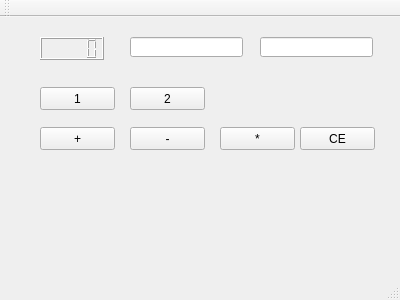
<?xml version="1.0" encoding="UTF-8"?>
<ui version="4.0">
 <class>lcd_widget</class>
 <widget class="QMainWindow" name="lcd_widget">
  <property name="geometry">
   <rect>
    <x>0</x>
    <y>0</y>
    <width>400</width>
    <height>300</height>
   </rect>
  </property>
  <property name="windowTitle">
   <string>lcd_widget</string>
  </property>
  <widget class="QWidget" name="centralWidget">
   <widget class="QLCDNumber" name="lcdNumber">
    <property name="geometry">
     <rect>
      <x>40</x>
      <y>20</y>
      <width>64</width>
      <height>23</height>
     </rect>
    </property>
   </widget>
   <widget class="QLineEdit" name="lineEdit_1">
    <property name="geometry">
     <rect>
      <x>130</x>
      <y>20</y>
      <width>113</width>
      <height>20</height>
     </rect>
    </property>
   </widget>
   <widget class="QLineEdit" name="lineEdit_2">
    <property name="geometry">
     <rect>
      <x>260</x>
      <y>20</y>
      <width>113</width>
      <height>20</height>
     </rect>
    </property>
   </widget>
   <widget class="QPushButton" name="pushButtonPlus">
    <property name="geometry">
     <rect>
      <x>40</x>
      <y>110</y>
      <width>75</width>
      <height>23</height>
     </rect>
    </property>
    <property name="text">
     <string>+</string>
    </property>
   </widget>
   <widget class="QPushButton" name="pushButtonMinus">
    <property name="geometry">
     <rect>
      <x>130</x>
      <y>110</y>
      <width>75</width>
      <height>23</height>
     </rect>
    </property>
    <property name="text">
     <string>-</string>
    </property>
   </widget>
   <widget class="QPushButton" name="pushButtonCE">
    <property name="geometry">
     <rect>
      <x>300</x>
      <y>110</y>
      <width>75</width>
      <height>23</height>
     </rect>
    </property>
    <property name="text">
     <string>CE</string>
    </property>
   </widget>
   <widget class="QPushButton" name="pushButtonProduct">
    <property name="geometry">
     <rect>
      <x>220</x>
      <y>110</y>
      <width>75</width>
      <height>23</height>
     </rect>
    </property>
    <property name="text">
     <string>*</string>
    </property>
   </widget>
   <widget class="QPushButton" name="pushButton_1">
    <property name="geometry">
     <rect>
      <x>40</x>
      <y>70</y>
      <width>75</width>
      <height>23</height>
     </rect>
    </property>
    <property name="text">
     <string>1</string>
    </property>
   </widget>
   <widget class="QPushButton" name="pushButton_2">
    <property name="geometry">
     <rect>
      <x>130</x>
      <y>70</y>
      <width>75</width>
      <height>23</height>
     </rect>
    </property>
    <property name="text">
     <string>2</string>
    </property>
   </widget>
  </widget>
  <widget class="QMenuBar" name="menuBar">
   <property name="geometry">
    <rect>
     <x>0</x>
     <y>0</y>
     <width>400</width>
     <height>21</height>
    </rect>
   </property>
  </widget>
  <widget class="QToolBar" name="mainToolBar">
   <attribute name="toolBarArea">
    <enum>TopToolBarArea</enum>
   </attribute>
   <attribute name="toolBarBreak">
    <bool>false</bool>
   </attribute>
  </widget>
  <widget class="QStatusBar" name="statusBar"/>
 </widget>
 <layoutdefault spacing="6" margin="11"/>
 <resources/>
 <connections/>
</ui>
